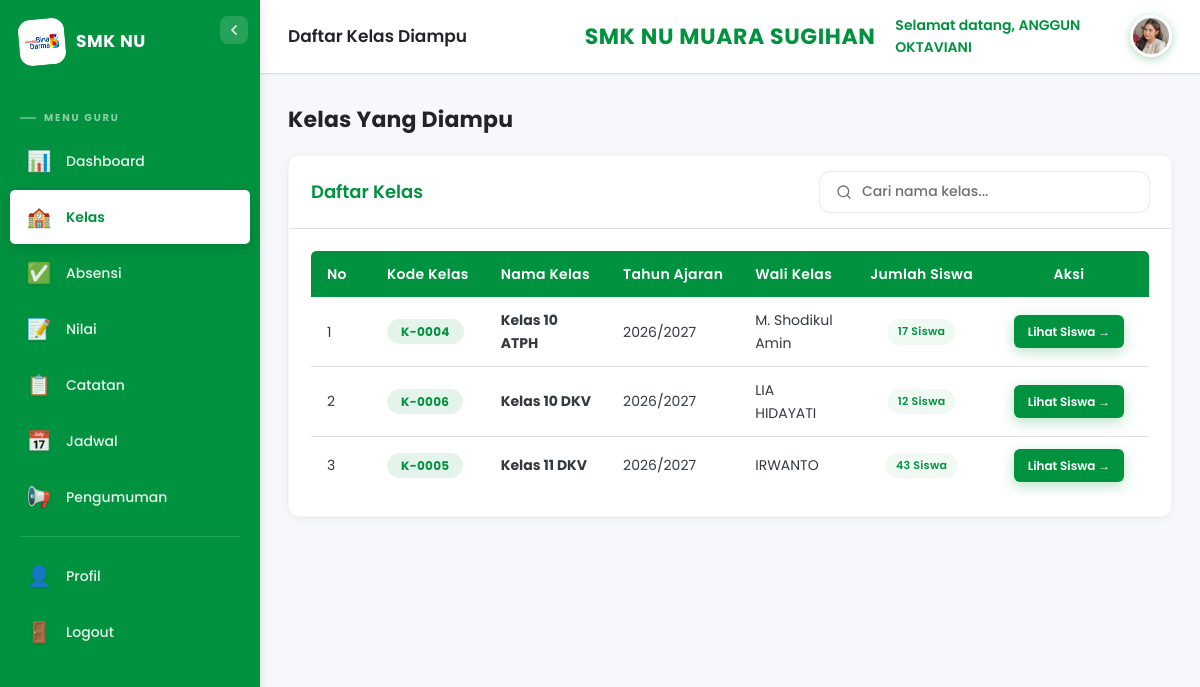
Page /public/index.php?page=kelas (signed in) on the committed database.
### tables this page shows
CREATE TABLE `guru` (
  `id` int NOT NULL,
  `kode_guru` varchar(20) NOT NULL,
  `user_id` int DEFAULT NULL,
  `nama` varchar(100) NOT NULL,
  `jenis_kelamin` enum('Laki-Laki','Perempuan') NOT NULL,
  `tempat_lahir` varchar(100) DEFAULT NULL,
  `tanggal_lahir` date DEFAULT NULL,
  `alamat` text,
  `no_hp` varchar(20) DEFAULT NULL,
  `email` varchar(100) DEFAULT NULL,
  `agama` varchar(20) DEFAULT NULL,
  `tahun_masuk` year NOT NULL,
  `foto` varchar(255) DEFAULT NULL,
  `nuptk` varchar(20) DEFAULT NULL,
  `nik` varchar(20) DEFAULT NULL,
  `nip` varchar(30) DEFAULT NULL,
  `status_kepegawaian` varchar(50) DEFAULT NULL,
  `jenis_ptk` varchar(50) DEFAULT NULL,
  `gelar` varchar(50) DEFAULT NULL,
  `jenjang_pendidikan` varchar(20) DEFAULT NULL,
  `jurusan_prodi` varchar(100) DEFAULT NULL,
  `tmt_kerja` date DEFAULT NULL,
  `tugas_tambahan` varchar(100) DEFAULT NULL,
  `created_at` timestamp NOT NULL DEFAULT CURRENT_TIMESTAMP,
  `updated_at` timestamp NOT NULL DEFAULT CURRENT_TIMESTAMP ON UPDATE CURRENT_TIMESTAMP
);

CREATE TABLE `kelas` (
  `id` int NOT NULL,
  `kode_kelas` varchar(20) NOT NULL,
  `nama_kelas` varchar(50) NOT NULL,
  `wali_kelas_id` int DEFAULT NULL,
  `tahun_ajaran_id` int NOT NULL,
  `created_at` timestamp NOT NULL DEFAULT CURRENT_TIMESTAMP,
  `updated_at` timestamp NOT NULL DEFAULT CURRENT_TIMESTAMP ON UPDATE CURRENT_TIMESTAMP
);

CREATE TABLE `tahun_ajaran` (
  `id` int NOT NULL,
  `kode` varchar(20) NOT NULL,
  `tahun_ajaran` varchar(20) NOT NULL,
  `semester_aktif` enum('ganjil','genap') NOT NULL,
  `status` enum('aktif','nonaktif') DEFAULT 'nonaktif',
  `created_at` timestamp NOT NULL DEFAULT CURRENT_TIMESTAMP,
  `updated_at` timestamp NOT NULL DEFAULT CURRENT_TIMESTAMP ON UPDATE CURRENT_TIMESTAMP
);

### core/Auth.php (called while the page is built, shortened)
<?php
class Auth {
    public static function user($k=null) { self::start(); return $k ? ($_SESSION[$k]??null) : ($_SESSION??null); }
    public static function role() { return self::user('role'); }
}

### config/app.php (called while the page is built, shortened)
<?php
function base_url($path='') {
    $script = $_SERVER['SCRIPT_NAME'];
    $base = rtrim(dirname($script), '/');
    return $base.'/'.$path;
}

### config/database.php (called while the page is built, shortened)
<?php
function getDB() {
    static $pdo = null;
    if ($pdo === null) {
        try {
            $pdo = new PDO("mysql:host=".DB_HOST.";dbname=".DB_NAME.";charset=utf8mb4", DB_USER, DB_PASS);
            $pdo->setAttribute(PDO::ATTR_ERRMODE, PDO::ERRMODE_EXCEPTION);
            $pdo->setAttribute(PDO::ATTR_DEFAULT_FETCH_MODE, PDO::FETCH_ASSOC);
        } catch (PDOException $e) { die("DB Error: ".$e->getMessage()); }
    }
    return $pdo;
}

### views/guru/kelas/index.php (the view)
<?php $pageTitle = 'Daftar Kelas Diampu'; ob_start(); ?>
<div class="dash-header-row">
    <h2 class="page-title">Kelas Yang Diampu</h2>
</div>
<div class="card">
    <div class="card-header">
        <h3>Daftar Kelas</h3>
        <div class="search-bar-figma" style="min-width:220px;">
            <svg class="search-icon" width="16" height="16" viewBox="0 0 24 24" fill="none" stroke="currentColor" stroke-width="2" stroke-linecap="round" stroke-linejoin="round"><circle cx="11" cy="11" r="8"/><path d="m21 21-4.35-4.35"/></svg>
            <input type="text" placeholder="Cari nama kelas..." oninput="filterTableRows('kelasGuruTable', this.value)">
        </div>
    </div>
    <div class="card-body">
        <?php if(empty($kelasList)): ?>
            <p class="empty-state">Belum ada kelas yang diampu atau ditugaskan kepada Anda saat ini.</p>
        <?php else: ?>
            <div class="table-responsive">
                <table class="table" id="kelasGuruTable">
                    <thead>
                        <tr>
                            <th style="width:60px;">No</th>
                            <th>Kode Kelas</th>
                            <th>Nama Kelas</th>
                            <th>Tahun Ajaran</th>
                            <th>Wali Kelas</th>
                            <th style="text-align:center; width:120px;">Jumlah Siswa</th>
                            <th style="width:160px; text-align:center;">Aksi</th>
                        </tr>
                    </thead>
                    <tbody>
                        <?php foreach($kelasList as $i => $k): ?>
                        <tr>
                            <td><?= $i + 1 ?></td>
                            <td><span class="role-badge"><?= htmlspecialchars($k['kode_kelas']) ?></span></td>
                            <td><strong><?= htmlspecialchars($k['nama_kelas']) ?></strong></td>
                            <td><?= htmlspecialchars($k['tahun_ajaran']) ?></td>
                            <td><?= htmlspecialchars($k['wali'] ?? '-') ?></td>
                            <td style="text-align:center;">
                                <span class="badge" style="background:var(--primary-soft); color:var(--primary); padding:4px 10px; border-radius:12px; font-weight:600;">
                                    <?= $k['jml_siswa'] ?> Siswa
                                </span>
                            </td>
                            <td style="text-align:center;">
                                <a href="<?= base_url('index.php?page=kelas&action=detail&id='.$k['id']) ?>" class="btn btn-primary btn-sm">
                                    Lihat Siswa →
                                </a>
                            </td>
                        </tr>
                        <?php endforeach; ?>
                    </tbody>
                </table>
            </div>
        <?php endif; ?>
    </div>
</div>
<?php $content = ob_get_clean(); require VIEW_PATH.'/layouts/admin.php'; ?>

### views/components/header.php (shortened to what this page needs)
<div class="top-header">
    <div class="header-left">
        <h2><?= $pageTitle ?? 'Dashboard' ?></h2>
    </div>
    <div class="header-center">
        <h1>SMK NU MUARA SUGIHAN</h1>
    </div>
    <div class="header-right">
        <span>Selamat datang, <?= htmlspecialchars(Auth::user('nama')) ?></span>
        <div class="profile-dropdown">
            <?php
            $headerFotoUrl = null;
            if (Auth::role() === 'guru') {
                $hGuru = getDB()->prepare("SELECT foto FROM guru WHERE user_id=? LIMIT 1");
                $hGuru->execute([Auth::id()]);
                $hGuruRow = $hGuru->fetch();
                if (!empty($hGuruRow['foto']) && file_exists(BASE_PATH . '/public/uploads/guru/' . $hGuruRow['foto'])) {
                    $headerFotoUrl = base_url('uploads/guru/' . $hGuruRow['foto']);
                }
            }
            ?>
            <div class="profile-avatar" onclick="toggleDropdown()" title="Menu profil" style="<?= $headerFotoUrl ? 'background:none;padding:0;' : '' ?>">
                <?php if ($headerFotoUrl): ?>
                    <img src="<?= $headerFotoUrl ?>" alt="Avatar" style="width:36px;height:36px;border-radius:50%;object-fit:cover;">
                <?php else: ?>
                    <?= strtoupper(substr(Auth::user('nama'),0,1)) ?>
                <?php endif; ?>
            </div>
        </div>
    </div>
</div>

### rows in the picture
guru: foto (picture)
kelas: kode_kelas "K-0004", nama_kelas "Kelas 10 ATPH", tahun_ajaran.tahun_ajaran "2026/2027", guru.nama "M. Shodikul Amin", jml_siswa "17"
kelas: kode_kelas "K-0006", nama_kelas "Kelas 10 DKV", tahun_ajaran.tahun_ajaran "2026/2027", guru.nama "LIA HIDAYATI", jml_siswa "12"
kelas: kode_kelas "K-0005", nama_kelas "Kelas 11 DKV", tahun_ajaran.tahun_ajaran "2026/2027", guru.nama "IRWANTO", jml_siswa "43"

### other values in the picture
$pageTitle "Daftar Kelas Diampu"
Auth::user('nama') "ANGGUN OKTAVIANI"
